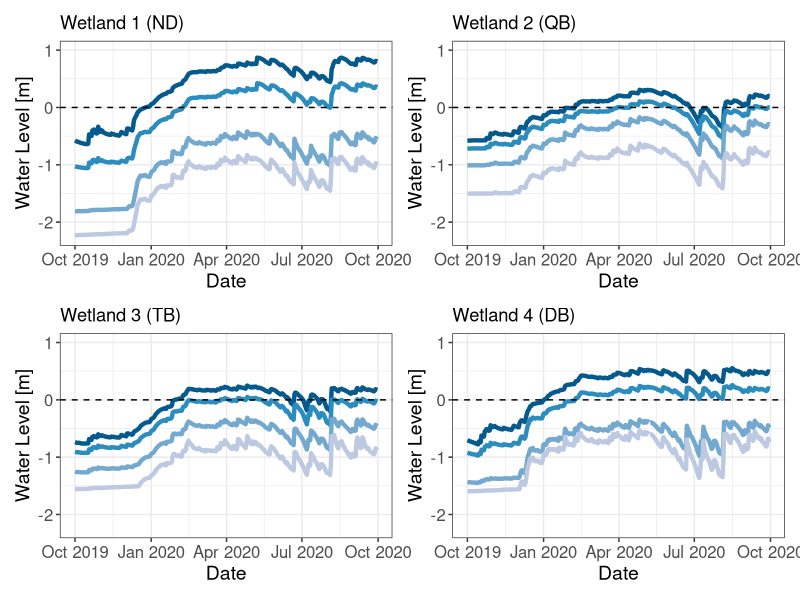

Recreate this plot in R.
#~~~~~~~~~~~~~~~~~~~~~~~~~~~~~~~~~~~~~~~~~~~~~~~~~~~~~~~~~~~~~~~~~~~~~~~~~~~~~~~
#Title: Depth to water table calculation
#Coder: C. Nate Jones (cnjones7@ua.edu)
#Date: 3/5/2020
#Purpose: Estimate depth to water table at wetland sampling locations
#~~~~~~~~~~~~~~~~~~~~~~~~~~~~~~~~~~~~~~~~~~~~~~~~~~~~~~~~~~~~~~~~~~~~~~~~~~~~~~~

#~~~~~~~~~~~~~~~~~~~~~~~~~~~~~~~~~~~~~~~~~~~~~~~~~~~~~~~~~~~~~~~~~~~~~~~~~~~~~~~
#1.0 Setup workspace------------------------------------------------------------
#~~~~~~~~~~~~~~~~~~~~~~~~~~~~~~~~~~~~~~~~~~~~~~~~~~~~~~~~~~~~~~~~~~~~~~~~~~~~~~~
#Clear workspace
remove(list=ls())

#download relevant libraries
library(lubridate)
library(patchwork)
library(tidyverse)

#download data
df<-read_csv("data/waterLevel.csv")
survey<-read_csv("data/xs_survey.csv")

#Filter data to Site_Names of interest
df<- df %>%  filter(str_detect(Site_Name, "QB|TB|DB|ND")) 

#~~~~~~~~~~~~~~~~~~~~~~~~~~~~~~~~~~~~~~~~~~~~~~~~~~~~~~~~~~~~~~~~~~~~~~~~~~~~~~~
#2.0 Estimate Depth to Water Table-----------------------------------------------
#~~~~~~~~~~~~~~~~~~~~~~~~~~~~~~~~~~~~~~~~~~~~~~~~~~~~~~~~~~~~~~~~~~~~~~~~~~~~~~~
#2.1 Depth to water table function----------------------------------------------
waterLevel_fun<-function(wetland_code){
  
  #Organize data~~~~~~~~~~~~~~~~~~~~~~~~~~~~~~~~~~~~~~~~~~~~~~~~~~~~~~~~~~~~~~~~
  #Create wide df of wetland and upland water level data
  temp<-df %>%
    #Select time series of interest
    filter(Site_Name == paste0(wetland_code, ' Wetland Well Shallow') |
             Site_Name == paste0(wetland_code, ' Upland Well 1')) %>%
    #Create wide dataframe
    pivot_wider(names_from = Site_Name, 
                values_from = waterLevel) %>% 
    rename(y_sw = paste0(wetland_code, ' Wetland Well Shallow'),
           y_gw = paste0(wetland_code, ' Upland Well 1'))
  
  #Cross section data
  xs<-survey %>% filter(wetland == wetland_code) %>% select(distance, elevation)
  
  #Define points of interest
  sample<- survey %>% 
    filter(wetland == wetland_code) %>% 
    filter(str_detect(station,"KW"))%>% 
    select(station, distance, elevation)
  
  #Define Wells [for now, assume wetladn well x = 0]
  well<- survey %>% 
    filter(wetland == wetland_code) %>% 
    filter(str_detect(station,"Upland Well")) %>% 
    select(distance, elevation)
  
  #Estimate depth to water table~~~~~~~~~~~~~~~~~~~~~~~~~~~~~~~~~~~~~~~~~~~~~~~~
  #Start function to estimate depth to water table for each sampling point
  inner_fun<-function(n){
    
    #Define sample
    sample<-sample[n,]
    
    #Create interpolation to estimate inundation extent
    inundation_fun<-approxfun(xs$elevation, xs$distance, yleft = 0)
    
    #Define horizontal distances 
    temp <- temp %>%
      mutate(
        #Distance from well to edge of water
        x_sw = inundation_fun(y_sw), 
        #distance from wetland to upland well
        x_gw = well$distance,
        #distance from wetland well to sampling location
        x_n = sample$distance)
    
    #Define water level at sample location
    temp <- temp %>%
      mutate(y_n = 
               #If sampling the sampling location is beyond upland well
               if_else(x_n>=x_gw, 
                       y_gw,
                       #If sampling location is inundated
                       if_else(x_n<=x_sw, 
                               y_sw, 
                               #If sampling location between inunation and upland well
                               (y_gw-y_sw)*(x_n-x_sw)/(x_gw-x_sw) + y_sw)))
    
    #Estimate depth
    temp<-temp %>% mutate(d_n = sample$elevation - y_n, 
                          station = sample$station)
    
    #Organize and export
    temp %>% select(Timestamp, d_n, station)
  }
  
  #Apply function to all sites                   
  output<-lapply(seq(1, nrow(sample)),inner_fun) %>% bind_rows(.)
  
  #Add wetland code
  output$wetland<-wetland_code
  
  #Estimate elevation relative to ground surface
  output <-output %>% 
    mutate(y_n= d_n*-1) %>% 
    select(-d_n)
  
  #Export output
  output
}

#2.2 Apply Functions------------------------------------------------------------
Site_Names<-c("QB","TB","DB","ND")
df<-lapply(Site_Names, waterLevel_fun) %>% bind_rows(.)

#2.3 Export file----------------------------------------------------------------
write.csv(df, "data/waterLevel_at_sampling_location.csv")

#~~~~~~~~~~~~~~~~~~~~~~~~~~~~~~~~~~~~~~~~~~~~~~~~~~~~~~~~~~~~~~~~~~~~~~~~~~~~~~~
#3.0 Plots!!!-------------------------------------------------------------------
#~~~~~~~~~~~~~~~~~~~~~~~~~~~~~~~~~~~~~~~~~~~~~~~~~~~~~~~~~~~~~~~~~~~~~~~~~~~~~~~
#option to filter to 2020 water year
df <- df %>% filter(Timestamp > "2019-09-30" & Timestamp < "2020-10-01") 

#Quintesential Bay
QB<-df %>% 
  filter(wetland =="QB") %>% 
  pivot_wider(names_from = station, values_from = y_n) %>% 
  ggplot(aes(x=Timestamp)) + 
  geom_line(aes(y=`KW-1W`), col='#045a8d',size=1.5) +
  geom_line(aes(y=`KW-2E`), col='#2b8cbe',size=1.5) +
  geom_line(aes(y=`KW-3T`), col='#74a9cf',size=1.5) +
  geom_line(aes(y=`KW-4U`), col='#bdc9e1',size=1.5) +
  geom_hline(yintercept=0,linetype="dashed")+
  #geom_hline(yintercept=-0.5,linetype="dashed",col="red")+
  ggtitle("Wetland 2 (QB)") +
  ylim(-2.25,1)+
  theme_bw() +
  theme(
    axis.title.y = element_text(size = 14),
    axis.title.x = element_text(size = 14),
    axis.text.y  = element_text(size = 12),
    axis.text.x  = element_text(size = 12)
  ) + 
  #Add labels
  xlab("Date") +
  ylab("Water Level [m]") 

#Tiger B
TB<-df %>% 
  filter(wetland =="TB") %>% 
  pivot_wider(names_from = station, values_from = y_n) %>% 
  ggplot(aes(x=Timestamp)) + 
  geom_line(aes(y=`KW-1W`), col='#045a8d',size=1.5) +
  geom_line(aes(y=`KW-2E`), col='#2b8cbe',size=1.5) +
  geom_line(aes(y=`KW-3T`), col='#74a9cf',size=1.5) +
  geom_line(aes(y=`KW-4U`), col='#bdc9e1',size=1.5) +
  geom_hline(yintercept=0,linetype="dashed")+
  #geom_hline(yintercept=-0.5,linetype="dashed",col="red")+
  ggtitle("Wetland 3 (TB)") +
  theme_bw() +
  ylim(-2.25,1)+
  theme(
    axis.title.y = element_text(size = 14),
    axis.title.x = element_text(size = 14),
    axis.text.y  = element_text(size = 12),
    axis.text.x  = element_text(size = 12),    
    legend.position = c("bottom")
  ) + 
  #Add labels
  xlab("Date") + 
  ylab("Water Level [m]") 
#Dark Bay
DB<-df %>% 
  filter(wetland =="DB") %>% 
  pivot_wider(names_from = station, values_from = y_n) %>% 
  ggplot(aes(x=Timestamp)) + 
  geom_line(aes(y=`KW-1W`), col='#045a8d',size=1.5) +
  geom_line(aes(y=`KW-2E`), col='#2b8cbe',size=1.5) +
  geom_line(aes(y=`KW-3T`), col='#74a9cf',size=1.5) +
  geom_line(aes(y=`KW-4U`), col='#bdc9e1',size=1.5) +
  geom_hline(yintercept=0,linetype="dashed")+
  #geom_hline(yintercept=-0.5,linetype="dashed",col="red")+
  ggtitle("Wetland 4 (DB)") +
  theme_bw() +
  ylim(-2.25,1)+
  theme(
    axis.title.y = element_text(size = 14),
    axis.title.x = element_text(size = 14),
    axis.text.y  = element_text(size = 12),
    axis.text.x  = element_text(size = 12)
    
  ) + 
  #Add labels
  xlab("Date") + 
  ylab("Water Level [m]") 

#North Dogbone
ND<-df %>% 
  filter(wetland =="ND") %>% 
  pivot_wider(names_from = station, values_from = y_n) %>% 
  ggplot(aes(x=Timestamp)) + 
  geom_line(aes(y=`KW-1W`), col='#045a8d',size=1.5) +
  geom_line(aes(y=`KW-2E`), col='#2b8cbe',size=1.5) +
  geom_line(aes(y=`KW-3T`), col='#74a9cf',size=1.5) +
  geom_line(aes(y=`KW-4U`), col='#bdc9e1',size=1.5) +
  geom_hline(yintercept=0,linetype="dashed")+
  #geom_hline(yintercept=-0.5,linetype="dashed",col="red")+
  ggtitle("Wetland 1 (ND)") +
  theme_bw() +
  ylim(-2.25,1)+
  theme(
    axis.title.y = element_text(size = 14),
    axis.title.x = element_text(size = 14),
    axis.text.y  = element_text(size = 12),
    axis.text.x  = element_text(size = 12)
    
  ) + 
  #Add labels
  xlab("Date") + 
  ylab("Water Level [m]") 

#plot
ND + QB + TB + DB  
